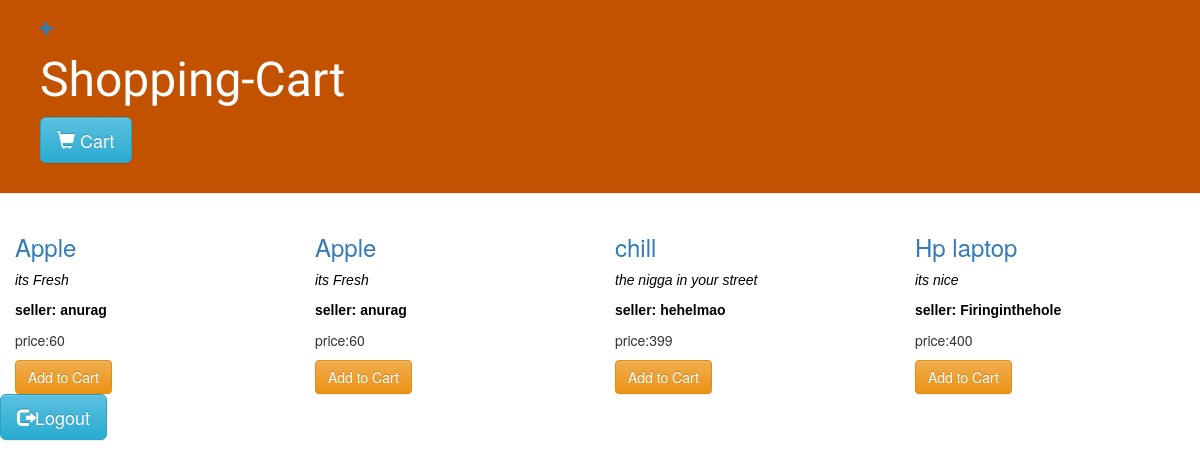
Screenshot of / (signed in) with the database file from the repository.
### product/models.py (models this page shows, shortened)
class Product(models.Model):
    seller= models.ForeignKey(settings.AUTH_USER_MODEL, on_delete=models.CASCADE)
    name = models.CharField(max_length=200)
    details= models.TextField()
    check=models.CharField(max_length=200)
    price = models.IntegerField()

### product/views.py (the view)
# urls.py: path('', views.product_list, name='product_list'),
def product_list(request):
    products=Product.objects.order_by('price')
    return render(request, 'product/product_list.html', {'products': products})

### product/templates/product/product_list.html
{% extends 'product/base.html' %}
{% block content %}
{% if user.is_authenticated %}
	{% for product in products %}
	<div class="col-sm-3">
	<h3><a href="{% url 'product_detail' pk=product.pk %}">{{ product.name }}</a></h3>
                <p class="details"><i>{{ product.details|linebreaksbr }}</i></p>
                <p class="seller"><strong>seller: {{ product.seller }}</strong></p>
		<p class="price">price:{{product.price}}</p>
		{% if product in current_order_products %}
           		 <a href="{% url 'order_summary' %}" class="btn btn-warning">Go to Cart</a>
       		 {% else %}
           		 <a href="{% url 'add_to_cart' product.id %}" class="btn btn-warning">Add to Cart</a>
       		 {% endif %}
    </div>
   {% endfor %}
   <p>
        <a href="{% url 'logout' %}" class="btn btn-info btn-lg">
          <span class="glyphicon glyphicon-log-out"></span>Logout
        </a>
      </p>
{% else %}
       <p>You are not logged in</p>
       <a href="{% url 'login' %}" class="btn btn-info btn-lg">
          <span class="glyphicon glyphicon-log-in"></span> Log in
        </a>
{% endif %}
{% endblock %}

### product/static/product/product.css (style rules this page uses)
p.seller { color:#000000; font-family:Arial, Helvetica, sans-serif; }
p.details { color:#000000; font-family:Arial, Helvetica, sans-serif; }

### rows the page displays
Product: name "Apple", details "its Fresh", seller "anurag", price "60"
Product: name "Apple", details "its Fresh", seller "anurag", price "60"
Product: name "chill", details "the nigga in your street", seller "hehelmao", price "399"
Product: name "Hp laptop", details "its nice", seller "Firinginthehole", price "400"
